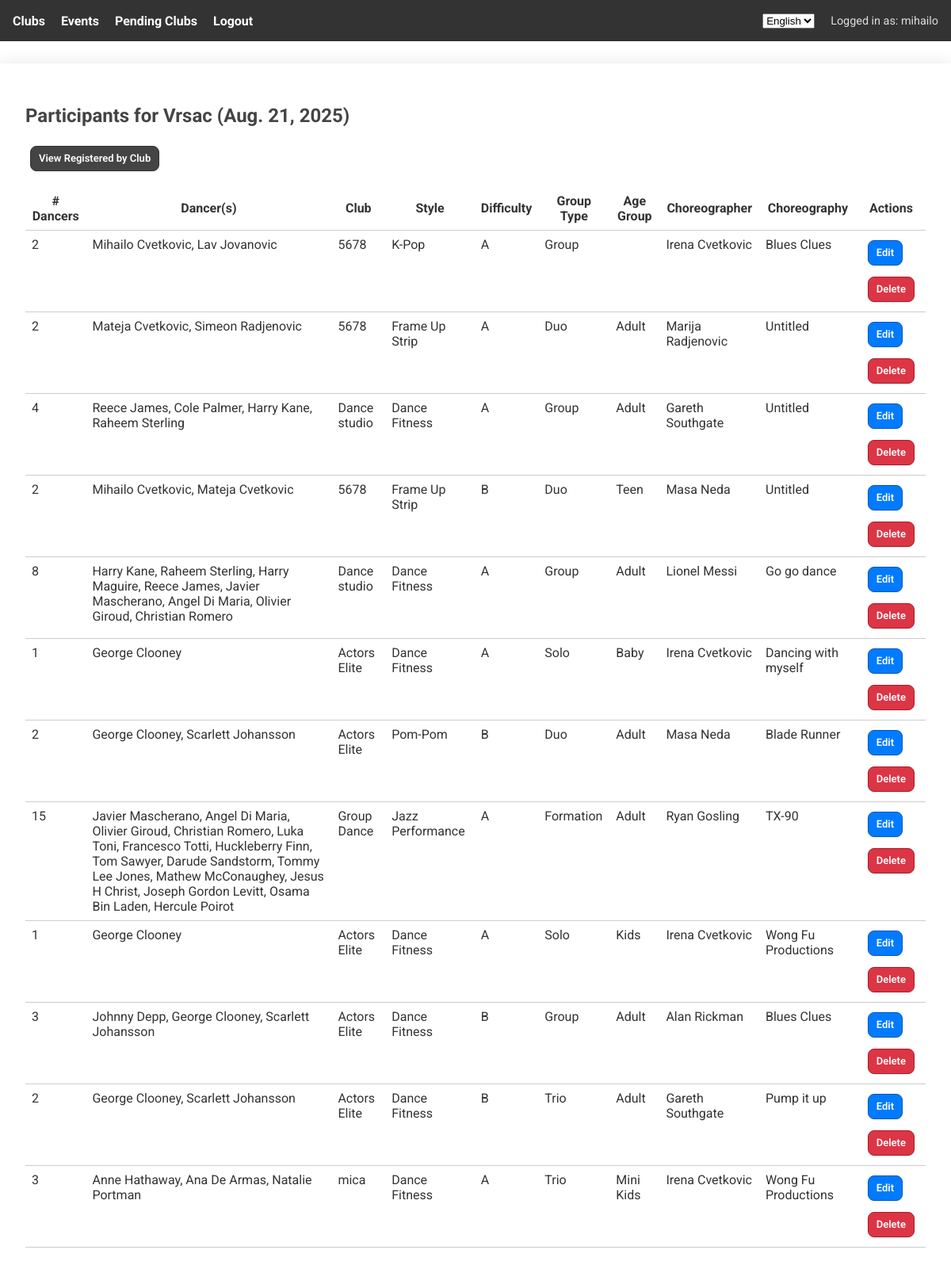
The app's page /events/1/participants/ (signed in) with its own data.
### core/models.py (models this page shows, shortened)
class Event(models.Model):
    name = models.CharField(max_length=100, verbose_name=_("Event Name"))
    location = models.CharField(max_length=100, verbose_name=_("Location"))
    city = models.CharField(max_length=100, verbose_name=_("City"))
    date = models.DateField(verbose_name=_("Date"))
    is_published = models.BooleanField(default=False, verbose_name=_("Is Published"))
    results_published = models.BooleanField(default=False, verbose_name=_("Results Published"))
    start_time = models.TimeField(null=True, blank=True, verbose_name=_("Start Time"))
    class Meta:
        verbose_name = _("Event")
        verbose_name_plural = _("Events")

class StyleCategory(models.Model):
    name = models.CharField(max_length=100, verbose_name=_("Name"))
    event = models.ForeignKey(Event, on_delete=models.CASCADE, related_name='style_categories', verbose_name=_("Event"))
    class Meta:
        unique_together = ('event', 'name')
        verbose_name = _("Style Category")
        verbose_name_plural = _("Style Categories")

class Dancer(models.Model):
    first_name = models.CharField(max_length=100, verbose_name=_("First Name"))
    last_name = models.CharField(max_length=100, verbose_name=_("Last Name"))
    date_of_birth = models.DateField(verbose_name=_("Date of Birth"))
    club = models.ForeignKey(
        DanceClub, on_delete=models.CASCADE, related_name='dancers',
        verbose_name=_("Club")
    )
    class Meta:
        verbose_name = _("Dancer")
        verbose_name_plural = _("Dancers")

class DanceClub(models.Model):
    user = models.OneToOneField(User, on_delete=models.CASCADE)
    raw_password = models.CharField(
        max_length=128, blank=True, null=True,
        verbose_name=_("Raw Password")  # Store plaintext password (not secure!)
    )
    club_name = models.CharField(max_length=255, verbose_name=_("Club Name"))
    country = CountryField(verbose_name=_("Country"))
    city = models.CharField(max_length=100, verbose_name=_("City"))
    phone_number = models.CharField(max_length=20, verbose_name=_("Phone Number"))
    representative_name = models.CharField(max_length=255, verbose_name=_("Representative Name"))
    confirmed = models.BooleanField(default=False, verbose_name=_("Confirmed"))
    class Meta:
        constraints = [
            models.UniqueConstraint(fields=['user'], name='unique_club_user')
        ]
        verbose_name = _("Dance Club")
        verbose_name_plural = _("Dance Clubs")

class Participation(models.Model):
    CHOREO_TYPE_CHOICES = [
        ('Solo', _("Solo")),
        ('Duo', _("Duo")),
        ('Trio', _("Trio")),
        ('Group', _("Group (4-9)")),
        ('Formation', _("Formation (10-29)")),
        ('Production', _("Production (30+)")),
    ]
    AGE_GROUP_CHOICES = [
        ('Baby', _("Baby (5-6)")),
        ('Mini Kids', _("Mini Kids (7-8)")),
        ('Kids', _("Kids (9-11)")),
        ('Teen', _("Teen (12-14)")),
        ('Youth', _("Youth (15-17)")),
        ('Adult', _("Adult (18 and up)")),
    ]
    DIFFICULTY_CHOICES = [
        ('A', _("Advanced")),
        ('B', _("Beginner/Basic")),
    ]
    event = models.ForeignKey(Event, on_delete=models.CASCADE, verbose_name=_("Event"))
    group_type = models.CharField(max_length=20, choices=CHOREO_TYPE_CHOICES, verbose_name=_("Group Type"))
    age_group = models.CharField(max_length=20, choices=AGE_GROUP_CHOICES, verbose_name=_("Age Group"))
    style = models.ForeignKey("StyleCategory", on_delete=models.CASCADE, verbose_name=_("Style"))
    choreographer_name = models.CharField(max_length=255, verbose_name=_("Choreographer Name"))
    difficulty = models.CharField(max_length=1, choices=DIFFICULTY_CHOICES, verbose_name=_("Difficulty"))
    display_order = models.PositiveIntegerField(null=True, blank=True, default=None, verbose_name=_("Display Order"))
    choreography_name = models.CharField(max_length=255, default=_("Untitled"), verbose_name=_("Choreography Name"))
    group_name = models.CharField(max_length=255, blank=True, null=True, verbose_name=_("Group Name"))
    group_display_order = models.PositiveIntegerField(null=True, blank=True, default=0, verbose_name=_("Group Display Order"))
    music_file = models.FileField(upload_to='music_uploads/', null=True, blank=True, verbose_name=_("Music File"))
    class Meta:
        verbose_name = _("Participation")
        verbose_name_plural = _("Participations")

### core/views.py (the view, shortened to what this page needs)
# urls.py: path('events/<int:event_id>/participants/', views.list_event_participants, name='list_event_participants'),
@login_required
def list_event_participants(request, event_id):
    event = get_object_or_404(Event, id=event_id)
    view_mode = request.GET.get("view")
    if request.user.is_superuser:
        participations = Participation.objects.filter(event=event)
    else:
        club = get_object_or_404(DanceClub, user=request.user)
        participations = Participation.objects.filter(event=event, dancer_links__dancer__club=club).distinct()
    grouped = defaultdict(list)
    for p in participations:
        key = (
            p.style_id,
            p.group_type,
            p.age_group,
            p.difficulty,
            p.choreographer_name,
        )
        grouped[key].append(p)
    grouped_participations = [
        {
            "style": StyleCategory.objects.get(id=key[0]),
            "group_type": key[1],
            "age_group": key[2],
            "difficulty": key[3],
            "choreographer_name": key[4],
            "choreography_name": plist[0].choreography_name if plist and plist[0].choreography_name else "Untitled",
            "dancers": list({dp.dancer for p in plist for dp in p.dancer_links.all()}),
            "participation_id": plist[0].id
        }
        for key, plist in grouped.items()
    ]
    return render(request, 'core/list_event_participants.html', {
        'event': event,
        'grouped_participations': grouped_participations
    })

### core/context_processors.py (called while the page is built)
def add_pending_club_count(request):
    if request.user.is_authenticated and request.user.is_superuser:
        return {
            'clubs_pending_count': DanceClub.objects.filter(confirmed=False).count()
        }
    return {}

### core/templates/core/list_event_participants.html (shortened to what this page needs)
{% extends 'core/base.html' %}
{% load i18n %}
{% block content %}
<h2>{% trans "Participants for " %}{{ event.city }} ({{ event.date }})</h2>
{% if grouped_participations %}
<table>
    <thead>
        {% if user.is_superuser %}
        <form method="get" action="">
            <button type="submit" name="view" value="summary" class="btn-default">{% trans "View Registered by Club" %}</button>
        </form>
        {% endif %}
        <tr>
            <th>{% trans "# Dancers" %}</th>
            <th>{% trans "Dancer(s)" %}</th>
            <th>{% trans "Club" %}</th>
            <th>{% trans "Style" %}</th>
            <th>{% trans "Difficulty" %}</th>
            <th>{% trans "Group Type" %}</th>
            <th>{% trans "Age Group" %}</th>
            <th>{% trans "Choreographer" %}</th>
            <th>{% trans "Choreography" %}</th>
            <th>{% trans "Actions" %}</th>
        </tr>
    </thead>
    <tbody>
        {% for group in grouped_participations %}
        <tr style="vertical-align: top;">
            <td>{{ group.dancers|length }}</td>
            <td>
                {% for dancer in group.dancers %}
                {{ dancer.first_name }} {{ dancer.last_name }}{% if not forloop.last %}, {% endif %}
                {% endfor %}
            </td>
            <td>{{ group.dancers.0.club.club_name }}</td>
            <td>{{ group.style.name }}</td>
            <td>{{ group.difficulty }}</td>
            <td>{{ group.group_type }}</td>
            <td>{{ group.age_group }}</td>
            <td>{{ group.choreographer_name }}</td>
            <td>{{ group.choreography_name|default:"Untitled" }}</td>
            <td>
                <div style="display: flex; flex-direction: column; gap: 6px;">
                    <form method="get" action="{% url 'edit_participation' group.participation_id %}">
                        <button type="submit" class="btn-edit">{% trans "Edit" %}</button>
                    </form>
                    <form method="post" action="{% url 'delete_participation_group' %}">
                        <button type="submit" class="btn-delete"
                            onclick="return confirm('Are you sure you want to delete this group?');">{% trans "Delete" %}</button>
                    </form>
                </div>
            </td>
        </tr>
        {% endfor %}
    </tbody>
</table>
{% else %}
<p>{% trans "No participants yet." %}</p>
{% endif %}
{% endblock %}

### core/templates/core/base.html (shortened to what this page needs)
{% load i18n %}
<!DOCTYPE html>
<html lang="en">
<head>
    {% load static %}
</head>
<body>
    <nav>
        <div class="nav-left">
            {% if user.is_authenticated %}
            {% if user.username|slice:":5" == "judge" %}
            <a href="{% url 'logout' %}">{% trans "Logout" %}</a>
            {% elif user.is_superuser %}
            <a href="{% url 'club_dashboard' %}">{% trans "Clubs" %}</a>
            <a href="{% url 'event_list' %}">{% trans "Events" %}</a>
            <a href="{% url 'pending_club_requests' %}" class="pending-club-link" style="position: relative;">
                {% trans "Pending Clubs" %}
            </a>
            <a href="{% url 'logout' %}">{% trans "Logout" %}</a>
            {% else %}
            <a href="{% url 'club_dashboard' %}">{% trans "My Club" %}</a>
            <a href="{% url 'list_dancers' %}">{% trans "Dancers" %}</a>
            <a href="{% url 'event_list' %}">{% trans "Events" %}</a>
            <a href="{% url 'logout' %}">{% trans "Logout" %}</a>
            {% endif %}
            {% endif %}
        </div>
        <div class="nav-right">
            <form action="{% url 'set_language' %}" method="post" style="display:inline;">
                <select name="language" onchange="this.form.submit()" style="margin-right: 10px;">
                    {% get_current_language as LANGUAGE_CODE %}
                    {% get_available_languages as LANGUAGES %}
                    {% for lang_code, lang_name in LANGUAGES %}
                    <option value="{{ lang_code }}" {% if lang_code == LANGUAGE_CODE %}selected{% endif %}>
                        {{ lang_name }}
                    </option>
                    {% endfor %}
                </select>
            </form>
            {% if user.is_authenticated %}
            <span>{% trans "Logged in as: " %}{{ user.username }}</span>
            {% endif %}
        </div>
    </nav>
    <div class="container">
        {% block content %}{% endblock %}
    </div>
</body>
</html>

### records on screen
Event: city "Vrsac", date "Aug. 21, 2025"
StyleCategory: dancers|length "2", dancers.0.club.club_name "5678", style.name "K-Pop", difficulty "A", group_type "Group", choreographer_name "Irena Cvetkovic", choreography_name "Blues Clues"
Dancer: first_name "Mihailo", last_name "Cvetkovic"
Dancer: first_name "Lav", last_name "Jovanovic"
StyleCategory: dancers|length "2", dancers.0.club.club_name "5678", style.name "Frame Up Strip", difficulty "A", group_type "Duo", age_group "Adult", choreographer_name "Marija Radjenovic", choreography_name "Untitled", difficulty "B", age_group "Teen", choreographer_name "Masa Neda"
Dancer: first_name "Mateja", last_name "Cvetkovic"
Dancer: first_name "Simeon", last_name "Radjenovic"
StyleCategory: dancers|length "4", dancers.0.club.club_name "Dance studio", style.name "Dance Fitness", difficulty "A", group_type "Group", age_group "Adult", choreographer_name "Gareth Southgate", choreography_name "Untitled", dancers|length "8", choreographer_name "Lionel Messi", choreography_name "Go go dance", dancers|length "1", dancers.0.club.club_name "Actors Elite", group_type "Solo", age_group "Baby", choreographer_name "Irena Cvetkovic", choreography_name "Dancing with myself", age_group "Kids", choreography_name "Wong Fu Productions", dancers|length "3", difficulty "B", choreographer_name "Alan Rickman", choreography_name "Blues Clues", dancers|length "2", group_type "Trio", choreography_name "Pump it up", dancers.0.club.club_name "mica", age_group "Mini Kids"
Dancer: first_name "Reece", last_name "James"
Dancer: first_name "Cole", last_name "Palmer"
Dancer: first_name "Harry", last_name "Kane"
Dancer: first_name "Raheem", last_name "Sterling"
Dancer: first_name "Harry", last_name "Maguire"
Dancer: first_name "Javier", last_name "Mascherano"
Dancer: first_name "Angel", last_name "Di Maria"
Dancer: first_name "Olivier", last_name "Giroud"
Dancer: first_name "Christian", last_name "Romero"
Dancer: first_name "George", last_name "Clooney"
StyleCategory: dancers|length "2", dancers.0.club.club_name "Actors Elite", style.name "Pom-Pom", difficulty "B", group_type "Duo", age_group "Adult", choreographer_name "Masa Neda", choreography_name "Blade Runner"
Dancer: first_name "Scarlett", last_name "Johansson"
StyleCategory: dancers|length "15", dancers.0.club.club_name "Group Dance", style.name "Jazz Performance", difficulty "A", group_type "Formation", age_group "Adult", choreographer_name "Ryan Gosling", choreography_name "TX-90"
Dancer: first_name "Luka", last_name "Toni"
Dancer: first_name "Francesco", last_name "Totti"
Dancer: first_name "Huckleberry", last_name "Finn"
Dancer: first_name "Tom", last_name "Sawyer"
Dancer: first_name "Darude", last_name "Sandstorm"
Dancer: first_name "Tommy Lee", last_name "Jones"
Dancer: first_name "Mathew", last_name "McConaughey"
Dancer: first_name "Jesus H", last_name "Christ"
Dancer: first_name "Joseph Gordon", last_name "Levitt"
Dancer: first_name "Osama Bin", last_name "Laden"
Dancer: first_name "Hercule", last_name "Poirot"
Dancer: first_name "Johnny", last_name "Depp"
Dancer: first_name "Anne", last_name "Hathaway"
Dancer: first_name "Ana De", last_name "Armas"
Dancer: first_name "Natalie", last_name "Portman"

### other values on screen
{{ user.username }} "mihailo"
form field language "English"
